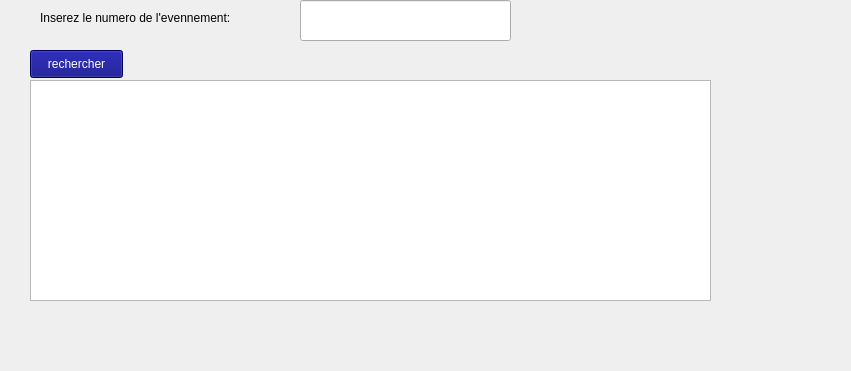
      <widget class="QWidget" name="page_19">
       <property name="geometry">
        <rect>
         <x>0</x>
         <y>0</y>
         <width>851</width>
         <height>371</height>
        </rect>
       </property>
       <attribute name="label">
        <string>Recherche par numero</string>
       </attribute>
       <widget class="QLineEdit" name="rechercher_4">
        <property name="geometry">
         <rect>
          <x>300</x>
          <y>0</y>
          <width>211</width>
          <height>41</height>
         </rect>
        </property>
       </widget>
       <widget class="QLabel" name="label_47">
        <property name="geometry">
         <rect>
          <x>40</x>
          <y>10</y>
          <width>261</width>
          <height>16</height>
         </rect>
        </property>
        <property name="styleSheet">
         <string notr="true">font: 63 9pt &quot;Yu Gothic UI Semibold&quot;;</string>
        </property>
        <property name="text">
         <string>Inserez le numero de l'evennement:</string>
        </property>
       </widget>
       <widget class="QPushButton" name="prechercher_4">
        <property name="geometry">
         <rect>
          <x>30</x>
          <y>50</y>
          <width>93</width>
          <height>28</height>
         </rect>
        </property>
        <property name="styleSheet">
         <string notr="true">background-color: rgb(0, 0, 127);
color: rgb(255, 255, 255);
alternate-background-color: rgb(0, 0, 127);</string>
        </property>
        <property name="text">
         <string>rechercher</string>
        </property>
       </widget>
       <widget class="QTableView" name="tableView_4">
        <property name="geometry">
         <rect>
          <x>30</x>
          <y>80</y>
          <width>681</width>
          <height>221</height>
         </rect>
        </property>
       </widget>
      </widget>
